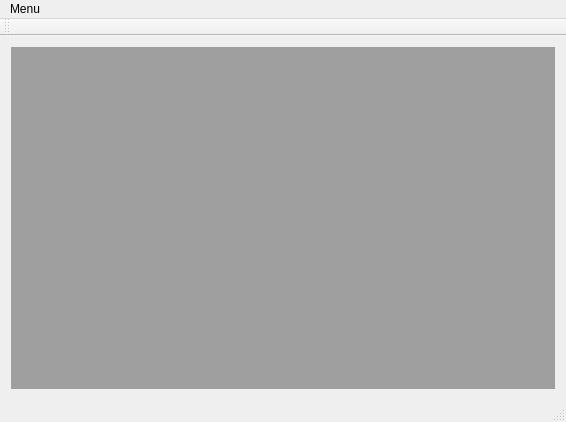
<?xml version="1.0" encoding="UTF-8"?>
<ui version="4.0">
 <class>MainWindow</class>
 <widget class="QMainWindow" name="MainWindow">
  <property name="geometry">
   <rect>
    <x>0</x>
    <y>0</y>
    <width>566</width>
    <height>422</height>
   </rect>
  </property>
  <property name="windowTitle">
   <string>MainWindow</string>
  </property>
  <widget class="QWidget" name="centralWidget">
   <layout class="QGridLayout" name="gridLayout">
    <item row="0" column="0">
     <widget class="QMdiArea" name="mdiArea"/>
    </item>
   </layout>
  </widget>
  <widget class="QMenuBar" name="menuBar">
   <property name="geometry">
    <rect>
     <x>0</x>
     <y>0</y>
     <width>566</width>
     <height>21</height>
    </rect>
   </property>
   <widget class="QMenu" name="menuMenu">
    <property name="title">
     <string>Menu</string>
    </property>
    <addaction name="actionOtw_rz_obraz"/>
    <addaction name="actionWyostrz"/>
    <addaction name="actionRozja_nij"/>
    <addaction name="actionWykrywaj"/>
    <addaction name="actionWykrywaj_kraw_dzie"/>
   </widget>
   <addaction name="menuMenu"/>
  </widget>
  <widget class="QToolBar" name="mainToolBar">
   <attribute name="toolBarArea">
    <enum>TopToolBarArea</enum>
   </attribute>
   <attribute name="toolBarBreak">
    <bool>false</bool>
   </attribute>
  </widget>
  <widget class="QStatusBar" name="statusBar"/>
  <action name="actionOtw_rz_obraz">
   <property name="text">
    <string>Otwórz obraz</string>
   </property>
   <property name="shortcut">
    <string>Ctrl+O</string>
   </property>
  </action>
  <action name="actionWyostrz">
   <property name="text">
    <string>Wyostrz</string>
   </property>
  </action>
  <action name="actionWykrywaj">
   <property name="text">
    <string>Wykrywaj</string>
   </property>
  </action>
  <action name="actionRozja_nij">
   <property name="text">
    <string>Rozjaśnij</string>
   </property>
  </action>
  <action name="actionWykrywaj_kraw_dzie">
   <property name="text">
    <string>Wykrywaj krawędzie</string>
   </property>
  </action>
 </widget>
 <layoutdefault spacing="6" margin="11"/>
 <resources/>
 <connections/>
</ui>
